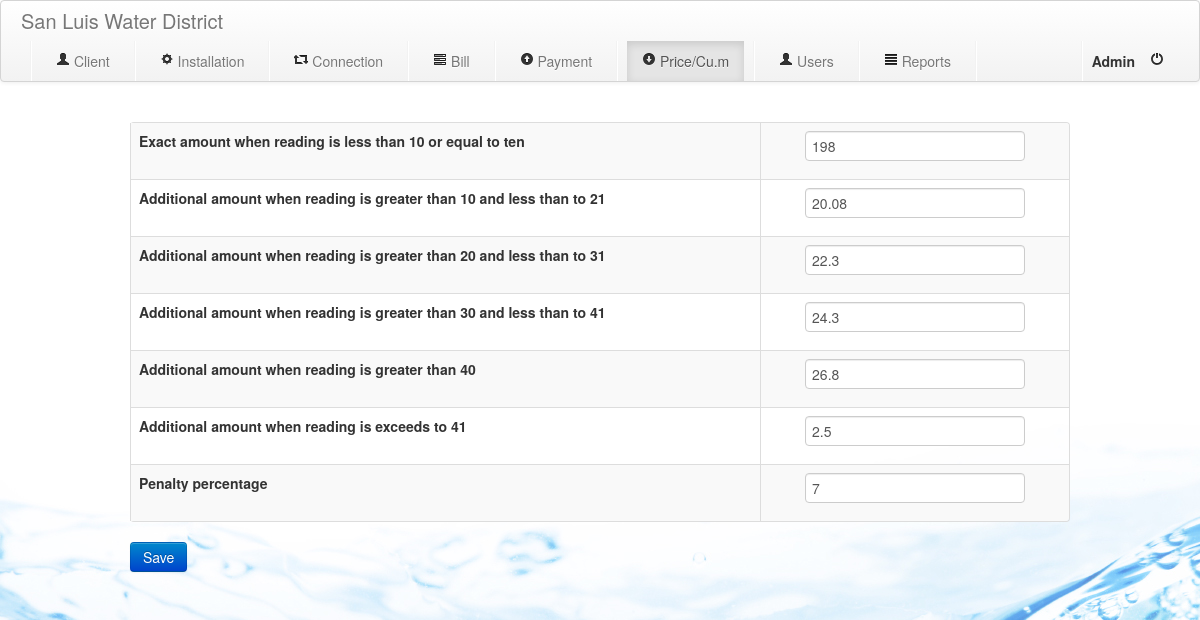
Screenshot of /index.php?module=price (signed in) with the database file from the repository.
### tables this page shows
CREATE TABLE IF NOT EXISTS `readingvalue` (
  `id` int(11) NOT NULL AUTO_INCREMENT,
  `value` double NOT NULL,
  PRIMARY KEY (`id`)
);

### price.php (the view)
<br><div class="container">
	<div>
	  <form name="frm" method="post" action="controller.php">
			<table class="table table-bordered table-striped">
				<?php
					$e=0;
					$bill = mysql_query("Select * from readingvalue");
					$nums       =     mysql_num_rows($bill);
					if($nums!=0){
						while($row = mysql_fetch_assoc($bill)){
							echo "<tr>";
							if($row['id']==1){
								echo "<th>Exact amount when reading is less than 10 or equal to ten</th>";
							}
							else if($row['id']==2){
								echo "<th>Additional amount when reading is greater than 10 and less than to 21</th>";
							}
							else if($row['id']==3){
								echo "<th>Additional amount when reading is greater than 20 and less than to 31</th>";
							}
							else if($row['id']==4){
								echo "<th>Additional amount when reading is greater than 30 and less than to 41</th>";
							}
							else if($row['id']==5){
								echo "<th>Additional amount when reading is greater than 40</th>";
							}
							else if($row['id']==6){
								echo "<th>Additional amount when reading is exceeds to 41</th>";
							}
							else if($row['id']==7){
								echo "<th>Penalty percentage</th>";
							}
							echo "<td><center><input type='hidden' name='id".$e."' value='".$row['id']."'><input type='text' name='aa".$e."' id='a".$e."' value='".$row['value']."'></td>";
							echo "</tr>";
							$e++;
						}
					}
				?>
			</table>
			 <input type="submit" value="Save" name="savePrice" class="btn btn-primary">
		</form>
	</div>
</div>

### rows the page displays
readingvalue: shows "Exact amount when reading is less than 10 or equal to ten", value "198"
readingvalue: shows "Additional amount when reading is greater than 10 and less than to 21", value "20.08"
readingvalue: shows "Additional amount when reading is greater than 20 and less than to 31", value "22.3"
readingvalue: shows "Additional amount when reading is greater than 30 and less than to 41", value "24.3"
readingvalue: shows "Additional amount when reading is greater than 40", value "26.8"
readingvalue: shows "Additional amount when reading is exceeds to 41", value "2.5"
readingvalue: shows "Penalty percentage", value "7"

### other values shown
$_SESSION['name'] "Admin"
